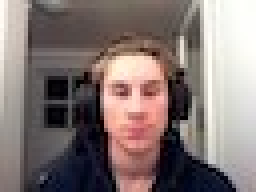
#> input picture Clustering_test_photos/Image0.jpg, 64 x 48 px (shown 4 times larger)
$ python image_postprod.py
#> lines starting #> are read from the running program, lines starting #| are printed output that depends on the picture
#> the answer given: Clustering_test_photos
import numpy as np
import matplotlib.pyplot as plt
from PIL import Image
import os

class Post_prod(object):
    """
    Does some resize, cropping, and greytones on many images.
    """
    def __init__(self, foldername):
#> called with foldername = 'Clustering_test_photos'
        self.folder = foldername

        images = []
        for image in os.listdir(self.folder):
            images.append(Image.open(os.path.join(os.getcwd(), self.folder, image)))

        self.images = images
#> self.images = 2 items
        self.orig_size = self.images[0].size
#> self.orig_size = (64, 48)
        self.new_shape = None

    def pixellate(self, newpix=42, resample=Image.BOX):
#> called with newpix = 42, resample = 4
        images = []
        for image in self.images:
            size = image.size
            scale = size[1] / size[0]

            small = image.resize((newpix, int(newpix * scale)), resample)
            images.append(small)
#> this loop made 2 passes
#> (size, scale) on passes 1 to 2: ((64, 48), 0.75), ((320, 240), 0.75)
#> pass 1, in pixellate, `small = image.resize((newpix, int(newpix * scale)), resample)`:
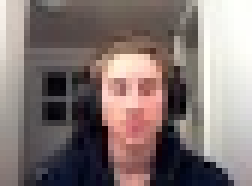
#> small: PIL image 42x31 RGB (shown 6 times larger); mean R, G, B 131.7, 118.3, 115.9
#> pass 2, in pixellate, `small = image.resize((newpix, int(newpix * scale)), resample)`:
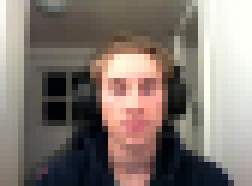
#> small: PIL image 42x31 RGB (shown 6 times larger); mean R, G, B 131.1, 120.3, 113.3
#> after the loop, images = 2 items

        # update images
        self.images = images

    def make_2d(self):
        self.new_shape = np.array(self.images[0]).shape
#> self.new_shape = (31, 42, 3)
#> (the run stopped early here; a loop or call above may not have finished)
